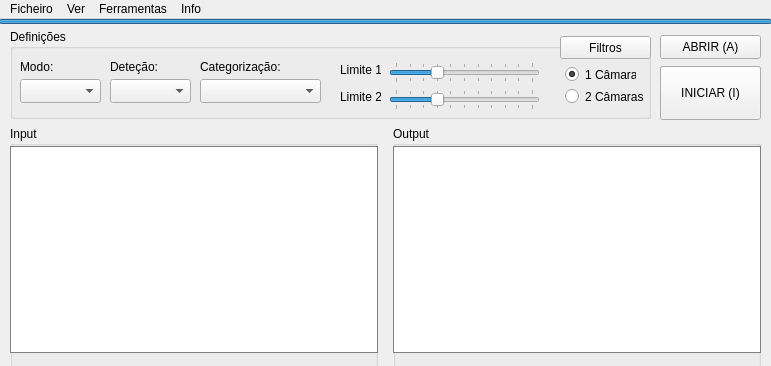
<?xml version="1.0" encoding="UTF-8"?>
<ui version="4.0">
 <class>MainWindow</class>
 <widget class="QMainWindow" name="MainWindow">
  <property name="geometry">
   <rect>
    <x>0</x>
    <y>0</y>
    <width>771</width>
    <height>366</height>
   </rect>
  </property>
  <property name="sizePolicy">
   <sizepolicy hsizetype="Fixed" vsizetype="Fixed">
    <horstretch>0</horstretch>
    <verstretch>0</verstretch>
   </sizepolicy>
  </property>
  <property name="minimumSize">
   <size>
    <width>771</width>
    <height>366</height>
   </size>
  </property>
  <property name="maximumSize">
   <size>
    <width>771</width>
    <height>586</height>
   </size>
  </property>
  <property name="font">
   <font>
    <stylestrategy>PreferDefault</stylestrategy>
   </font>
  </property>
  <property name="windowTitle">
   <string>Categorização de Maçãs</string>
  </property>
  <property name="windowIcon">
   <iconset>
    <normaloff>icons/apple.ico</normaloff>icons/apple.ico</iconset>
  </property>
  <widget class="QWidget" name="centralwidget">
   <property name="sizePolicy">
    <sizepolicy hsizetype="Fixed" vsizetype="Fixed">
     <horstretch>0</horstretch>
     <verstretch>0</verstretch>
    </sizepolicy>
   </property>
   <widget class="QGroupBox" name="settingsgroup">
    <property name="geometry">
     <rect>
      <x>10</x>
      <y>10</y>
      <width>641</width>
      <height>90</height>
     </rect>
    </property>
    <property name="locale">
     <locale language="Portuguese" country="Portugal"/>
    </property>
    <property name="title">
     <string>Definições</string>
    </property>
    <widget class="QRadioButton" name="cam1_RADIOBT">
     <property name="geometry">
      <rect>
       <x>555</x>
       <y>35</y>
       <width>71</width>
       <height>21</height>
      </rect>
     </property>
     <property name="text">
      <string>1 Câmara</string>
     </property>
     <property name="checked">
      <bool>true</bool>
     </property>
    </widget>
    <widget class="QRadioButton" name="cam2_RADIOBT">
     <property name="geometry">
      <rect>
       <x>555</x>
       <y>57</y>
       <width>81</width>
       <height>21</height>
      </rect>
     </property>
     <property name="text">
      <string>2 Câmaras</string>
     </property>
    </widget>
    <widget class="QComboBox" name="mode_COMBOBOX">
     <property name="geometry">
      <rect>
       <x>10</x>
       <y>50</y>
       <width>81</width>
       <height>24</height>
      </rect>
     </property>
     <property name="currentText">
      <string>OpenCV</string>
     </property>
     <property name="placeholderText" stdset="0">
      <string>OpenCV</string>
     </property>
     <item>
      <property name="text">
       <string>OpenCV</string>
      </property>
     </item>
    </widget>
    <widget class="QSlider" name="threshold1_SLIDER">
     <property name="geometry">
      <rect>
       <x>379</x>
       <y>33</y>
       <width>151</width>
       <height>21</height>
      </rect>
     </property>
     <property name="maximum">
      <number>100</number>
     </property>
     <property name="value">
      <number>30</number>
     </property>
     <property name="orientation">
      <enum>Qt::Horizontal</enum>
     </property>
     <property name="invertedAppearance">
      <bool>false</bool>
     </property>
     <property name="invertedControls">
      <bool>false</bool>
     </property>
     <property name="tickPosition">
      <enum>QSlider::TicksBothSides</enum>
     </property>
     <property name="tickInterval">
      <number>10</number>
     </property>
    </widget>
    <widget class="QSlider" name="threshold2_SLIDER">
     <property name="geometry">
      <rect>
       <x>379</x>
       <y>60</y>
       <width>151</width>
       <height>21</height>
      </rect>
     </property>
     <property name="mouseTracking">
      <bool>false</bool>
     </property>
     <property name="focusPolicy">
      <enum>Qt::StrongFocus</enum>
     </property>
     <property name="acceptDrops">
      <bool>false</bool>
     </property>
     <property name="autoFillBackground">
      <bool>false</bool>
     </property>
     <property name="maximum">
      <number>100</number>
     </property>
     <property name="value">
      <number>30</number>
     </property>
     <property name="sliderPosition">
      <number>30</number>
     </property>
     <property name="tracking">
      <bool>true</bool>
     </property>
     <property name="orientation">
      <enum>Qt::Horizontal</enum>
     </property>
     <property name="tickPosition">
      <enum>QSlider::TicksBothSides</enum>
     </property>
     <property name="tickInterval">
      <number>10</number>
     </property>
    </widget>
    <widget class="QLabel" name="thlb1">
     <property name="geometry">
      <rect>
       <x>330</x>
       <y>33</y>
       <width>41</width>
       <height>16</height>
      </rect>
     </property>
     <property name="layoutDirection">
      <enum>Qt::LeftToRight</enum>
     </property>
     <property name="text">
      <string>Limite 1</string>
     </property>
    </widget>
    <widget class="QLabel" name="thlb2">
     <property name="geometry">
      <rect>
       <x>330</x>
       <y>60</y>
       <width>41</width>
       <height>16</height>
      </rect>
     </property>
     <property name="text">
      <string>Limite 2</string>
     </property>
    </widget>
    <widget class="QComboBox" name="detectionmode_COMBOBOX">
     <property name="geometry">
      <rect>
       <x>100</x>
       <y>50</y>
       <width>81</width>
       <height>24</height>
      </rect>
     </property>
     <property name="currentText">
      <string>YOLO_V4</string>
     </property>
     <property name="placeholderText" stdset="0">
      <string>YOLO_V4</string>
     </property>
     <item>
      <property name="text">
       <string>YOLO_V4</string>
      </property>
     </item>
     <item>
      <property name="text">
       <string>YOLO_V4 TINY</string>
      </property>
     </item>
     <item>
      <property name="text">
       <string>Custom</string>
      </property>
     </item>
    </widget>
    <widget class="QLabel" name="modoslb">
     <property name="geometry">
      <rect>
       <x>10</x>
       <y>30</y>
       <width>49</width>
       <height>16</height>
      </rect>
     </property>
     <property name="text">
      <string>Modo:</string>
     </property>
    </widget>
    <widget class="QLabel" name="modoslb_2">
     <property name="geometry">
      <rect>
       <x>100</x>
       <y>30</y>
       <width>51</width>
       <height>16</height>
      </rect>
     </property>
     <property name="text">
      <string>Deteção:</string>
     </property>
    </widget>
    <widget class="QLabel" name="modoslb_3">
     <property name="geometry">
      <rect>
       <x>190</x>
       <y>30</y>
       <width>91</width>
       <height>16</height>
      </rect>
     </property>
     <property name="text">
      <string>Categorização:</string>
     </property>
    </widget>
    <widget class="QComboBox" name="categorizationmode_COMBOBOX">
     <property name="geometry">
      <rect>
       <x>190</x>
       <y>50</y>
       <width>121</width>
       <height>24</height>
      </rect>
     </property>
     <property name="currentText">
      <string>Tensorflow - Keras</string>
     </property>
     <property name="placeholderText" stdset="0">
      <string>Tensorflow-Keras</string>
     </property>
     <item>
      <property name="text">
       <string>Tensorflow - Keras</string>
      </property>
     </item>
     <item>
      <property name="text">
       <string>Custom</string>
      </property>
     </item>
    </widget>
    <widget class="QPushButton" name="colorfilters_BT">
     <property name="geometry">
      <rect>
       <x>550</x>
       <y>7</y>
       <width>91</width>
       <height>23</height>
      </rect>
     </property>
     <property name="text">
      <string>Filtros</string>
     </property>
     <property name="icon">
      <iconset>
       <normaloff>icons/colour.ico</normaloff>icons/colour.ico</iconset>
     </property>
    </widget>
   </widget>
   <widget class="QPushButton" name="upload_BT">
    <property name="geometry">
     <rect>
      <x>660</x>
      <y>16</y>
      <width>101</width>
      <height>24</height>
     </rect>
    </property>
    <property name="text">
     <string>ABRIR (A)</string>
    </property>
   </widget>
   <widget class="QStackedWidget" name="stackedWidget">
    <property name="geometry">
     <rect>
      <x>10</x>
      <y>110</y>
      <width>753</width>
      <height>455</height>
     </rect>
    </property>
    <property name="layoutDirection">
     <enum>Qt::LeftToRight</enum>
    </property>
    <property name="autoFillBackground">
     <bool>false</bool>
    </property>
    <property name="styleSheet">
     <string notr="true"/>
    </property>
    <property name="currentIndex">
     <number>0</number>
    </property>
    <widget class="QWidget" name="small_view">
     <widget class="QGroupBox" name="input_groupbox">
      <property name="geometry">
       <rect>
        <x>0</x>
        <y>-3</y>
        <width>368</width>
        <height>448</height>
       </rect>
      </property>
      <property name="title">
       <string>Input</string>
      </property>
      <widget class="QLabel" name="inputframe_1">
       <property name="geometry">
        <rect>
         <x>0</x>
         <y>20</y>
         <width>368</width>
         <height>207</height>
        </rect>
       </property>
       <property name="styleSheet">
        <string notr="true">background-color: rgb(255, 255, 255);
border: 1px solid grey;</string>
       </property>
       <property name="text">
        <string/>
       </property>
      </widget>
      <widget class="QLabel" name="inputframe_2">
       <property name="geometry">
        <rect>
         <x>0</x>
         <y>240</y>
         <width>368</width>
         <height>207</height>
        </rect>
       </property>
       <property name="styleSheet">
        <string notr="true">background-color: rgb(255, 255, 255);
border: 1px solid grey;</string>
       </property>
       <property name="text">
        <string/>
       </property>
      </widget>
     </widget>
     <widget class="QGroupBox" name="output_groupbox">
      <property name="geometry">
       <rect>
        <x>383</x>
        <y>-3</y>
        <width>368</width>
        <height>448</height>
       </rect>
      </property>
      <property name="title">
       <string>Output</string>
      </property>
      <widget class="QLabel" name="outputframe_1">
       <property name="geometry">
        <rect>
         <x>0</x>
         <y>20</y>
         <width>368</width>
         <height>207</height>
        </rect>
       </property>
       <property name="styleSheet">
        <string notr="true">background-color: rgb(255, 255, 255);
border: 1px solid grey;</string>
       </property>
       <property name="text">
        <string/>
       </property>
      </widget>
      <widget class="QLabel" name="outputframe_2">
       <property name="geometry">
        <rect>
         <x>0</x>
         <y>240</y>
         <width>368</width>
         <height>207</height>
        </rect>
       </property>
       <property name="styleSheet">
        <string notr="true">background-color: rgb(255, 255, 255);
border: 1px solid grey;</string>
       </property>
       <property name="text">
        <string/>
       </property>
      </widget>
     </widget>
     <zorder>output_groupbox</zorder>
     <zorder>input_groupbox</zorder>
    </widget>
    <widget class="QWidget" name="big_view">
     <widget class="QTabWidget" name="big_view_tabwidget">
      <property name="geometry">
       <rect>
        <x>0</x>
        <y>0</y>
        <width>752</width>
        <height>444</height>
       </rect>
      </property>
      <property name="styleSheet">
       <string notr="true">border-right-color: rgba(255, 255, 255, 0);
border-bottom-color: rgba(255, 255, 255, 0);</string>
      </property>
      <property name="currentIndex">
       <number>0</number>
      </property>
      <widget class="QWidget" name="input1_tab">
       <attribute name="title">
        <string>Input1</string>
       </attribute>
       <widget class="QLabel" name="inputframe_3">
        <property name="geometry">
         <rect>
          <x>-1</x>
          <y>-1</y>
          <width>752</width>
          <height>423</height>
         </rect>
        </property>
        <property name="styleSheet">
         <string notr="true">background-color: rgb(255, 255, 255);
border: 1px solid grey;</string>
        </property>
        <property name="text">
         <string/>
        </property>
       </widget>
      </widget>
      <widget class="QWidget" name="output1_tab">
       <attribute name="title">
        <string>Ouput1</string>
       </attribute>
       <widget class="QLabel" name="outputframe_3">
        <property name="geometry">
         <rect>
          <x>-1</x>
          <y>-1</y>
          <width>752</width>
          <height>423</height>
         </rect>
        </property>
        <property name="styleSheet">
         <string notr="true">background-color: rgb(255, 255, 255);
border: 1px solid grey;</string>
        </property>
        <property name="text">
         <string/>
        </property>
       </widget>
      </widget>
      <widget class="QWidget" name="input2_tab">
       <attribute name="title">
        <string>Input2</string>
       </attribute>
       <widget class="QLabel" name="inputframe_4">
        <property name="geometry">
         <rect>
          <x>-1</x>
          <y>-1</y>
          <width>752</width>
          <height>423</height>
         </rect>
        </property>
        <property name="styleSheet">
         <string notr="true">background-color: rgb(255, 255, 255);
border: 1px solid grey;</string>
        </property>
        <property name="text">
         <string/>
        </property>
       </widget>
      </widget>
      <widget class="QWidget" name="output2_tab">
       <attribute name="title">
        <string>Output2</string>
       </attribute>
       <widget class="QLabel" name="outputframe_4">
        <property name="geometry">
         <rect>
          <x>-1</x>
          <y>-1</y>
          <width>752</width>
          <height>423</height>
         </rect>
        </property>
        <property name="styleSheet">
         <string notr="true">background-color: rgb(255, 255, 255);
border: 1px solid grey;</string>
        </property>
        <property name="text">
         <string/>
        </property>
       </widget>
      </widget>
     </widget>
    </widget>
   </widget>
   <widget class="QProgressBar" name="progressBar">
    <property name="geometry">
     <rect>
      <x>-1</x>
      <y>0</y>
      <width>773</width>
      <height>5</height>
     </rect>
    </property>
    <property name="styleSheet">
     <string notr="true"/>
    </property>
    <property name="maximum">
     <number>100</number>
    </property>
    <property name="value">
     <number>100</number>
    </property>
    <property name="textVisible">
     <bool>false</bool>
    </property>
   </widget>
   <widget class="QPushButton" name="nextframe_BT">
    <property name="geometry">
     <rect>
      <x>660</x>
      <y>47</y>
      <width>101</width>
      <height>24</height>
     </rect>
    </property>
    <property name="text">
     <string>CONGELAR (C)</string>
    </property>
   </widget>
   <widget class="QPushButton" name="start_BT">
    <property name="geometry">
     <rect>
      <x>660</x>
      <y>47</y>
      <width>101</width>
      <height>54</height>
     </rect>
    </property>
    <property name="text">
     <string>INICIAR (I)</string>
    </property>
   </widget>
   <zorder>stackedWidget</zorder>
   <zorder>settingsgroup</zorder>
   <zorder>upload_BT</zorder>
   <zorder>progressBar</zorder>
   <zorder>nextframe_BT</zorder>
   <zorder>start_BT</zorder>
  </widget>
  <widget class="QMenuBar" name="menubar">
   <property name="geometry">
    <rect>
     <x>0</x>
     <y>0</y>
     <width>771</width>
     <height>21</height>
    </rect>
   </property>
   <widget class="QMenu" name="menuFile">
    <property name="title">
     <string>Ficheiro</string>
    </property>
    <addaction name="actionOpen_Upload"/>
    <addaction name="actionSave_Output_File"/>
    <addaction name="actionSave_Frame"/>
   </widget>
   <widget class="QMenu" name="menuTools">
    <property name="title">
     <string>Ferramentas</string>
    </property>
    <widget class="QMenu" name="menu_logs">
     <property name="title">
      <string>Logs</string>
     </property>
     <property name="icon">
      <iconset>
       <normaloff>icons/documentediting_editdocuments_text_documentedi_2820.ico</normaloff>icons/documentediting_editdocuments_text_documentedi_2820.ico</iconset>
     </property>
     <addaction name="separator"/>
     <addaction name="action_logs_open"/>
     <addaction name="action_logs_export"/>
    </widget>
    <addaction name="menu_logs"/>
    <addaction name="action_settings_open"/>
    <addaction name="action_calibratecamera"/>
    <addaction name="action_restartprogram"/>
   </widget>
   <widget class="QMenu" name="menuInfo">
    <property name="title">
     <string>Info</string>
    </property>
   </widget>
   <widget class="QMenu" name="menuView">
    <property name="title">
     <string>Ver</string>
    </property>
    <addaction name="action_small_view"/>
    <addaction name="action_big_view"/>
   </widget>
   <addaction name="menuFile"/>
   <addaction name="menuView"/>
   <addaction name="menuTools"/>
   <addaction name="menuInfo"/>
  </widget>
  <action name="actionOpen_Upload">
   <property name="icon">
    <iconset>
     <normaloff>icons/62917openfilefolder_109270.ico</normaloff>icons/62917openfilefolder_109270.ico</iconset>
   </property>
   <property name="text">
    <string>Abrir Arquivo (Ctrl+A)</string>
   </property>
  </action>
  <action name="actionSave_Output_File">
   <property name="icon">
    <iconset>
     <normaloff>icons/ic_save_128_28731.ico</normaloff>icons/ic_save_128_28731.ico</iconset>
   </property>
   <property name="text">
    <string>Guardar Arquivo (Ctrl+G)</string>
   </property>
  </action>
  <action name="action_small_view">
   <property name="icon">
    <iconset>
     <normaloff>icons/zoomout_zoom_search_find_1530.ico</normaloff>icons/zoomout_zoom_search_find_1530.ico</iconset>
   </property>
   <property name="text">
    <string>Vista Pequena (Ctrl+Esquerda)</string>
   </property>
  </action>
  <action name="action_big_view">
   <property name="icon">
    <iconset>
     <normaloff>icons/zoomin_zoom_search_find_1531.ico</normaloff>icons/zoomin_zoom_search_find_1531.ico</iconset>
   </property>
   <property name="text">
    <string>Vista Grande (Ctrl+Direita)</string>
   </property>
  </action>
  <action name="action_restartprogram">
   <property name="icon">
    <iconset>
     <normaloff>icons/79699_panel_restart_system_icon.ico</normaloff>icons/79699_panel_restart_system_icon.ico</iconset>
   </property>
   <property name="text">
    <string>Reiniciar App (Ctrl+Shift+R)</string>
   </property>
  </action>
  <action name="action_logs_open">
   <property name="icon">
    <iconset>
     <normaloff>icons/documentediting_editdocuments_text_documentedi_2820.ico</normaloff>icons/documentediting_editdocuments_text_documentedi_2820.ico</iconset>
   </property>
   <property name="text">
    <string>Abrir Ficheiro de Logs (Ctrl+L)</string>
   </property>
  </action>
  <action name="action_logs_export">
   <property name="icon">
    <iconset>
     <normaloff>icons/File_Explorer_23583.ico</normaloff>icons/File_Explorer_23583.ico</iconset>
   </property>
   <property name="text">
    <string>Exportar Logs (Ctrl+Shift+L)</string>
   </property>
  </action>
  <action name="actionSave_Frame">
   <property name="icon">
    <iconset>
     <normaloff>icons/icons8-picture-96.ico</normaloff>icons/icons8-picture-96.ico</iconset>
   </property>
   <property name="text">
    <string>Guardar Frame (Ctrl+F)</string>
   </property>
  </action>
  <action name="action_calibratecamera">
   <property name="icon">
    <iconset>
     <normaloff>../../../Downloads/calibrate.ico</normaloff>../../../Downloads/calibrate.ico</iconset>
   </property>
   <property name="text">
    <string>Calibrar Câmara (Ctrl+Shift+C)</string>
   </property>
  </action>
  <action name="action_settings_open">
   <property name="icon">
    <iconset>
     <normaloff>icons/Settings-icon.ico</normaloff>icons/Settings-icon.ico</iconset>
   </property>
   <property name="text">
    <string>Configuração (Ctrl+D)</string>
   </property>
   <property name="iconText">
    <string>Configuração</string>
   </property>
  </action>
 </widget>
 <resources/>
 <connections/>
</ui>
